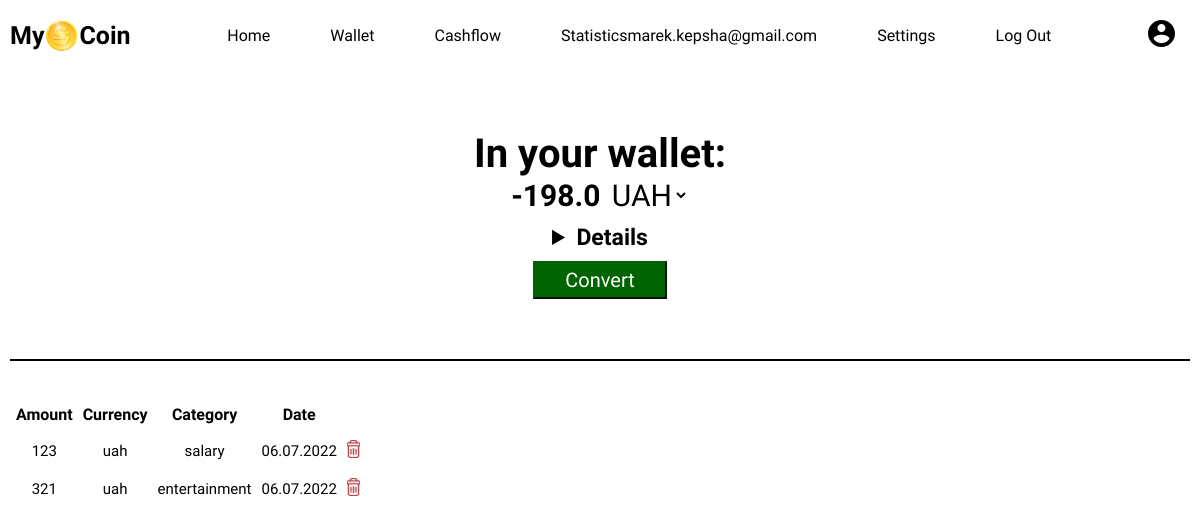
Page /wallet (signed in) on the earlier database version.
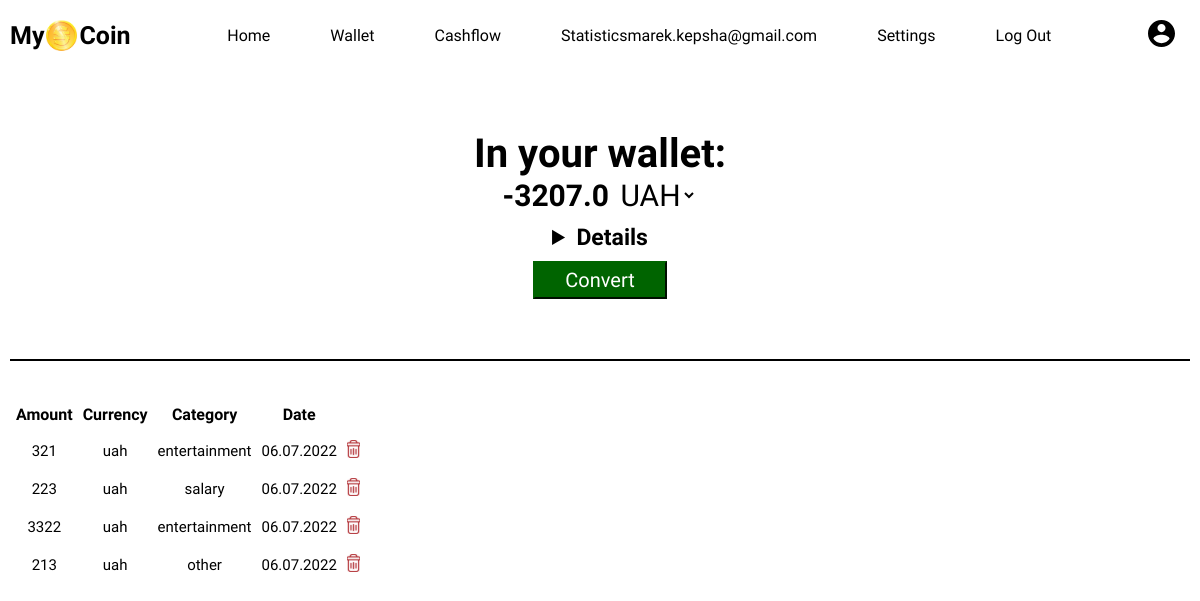
Same page on the later database version.
### tables this page shows
CREATE TABLE users (id INTEGER PRIMARY KEY AUTOINCREMENT NOT NULL,
username TEXT NOT NULL,
hash TEXT NOT NULL, confirmed BOOLEAN);

CREATE TABLE cashflow(    
      id INTEGER PRIMARY KEY AUTOINCREMENT NOT NULL ,
      cashflow_id INTEGER NOT NULL ,     
      type TEXT NOT NULL,
      count INTEGER,
      currency TEXT NOT NULL,
      category TEXT NOT NULL,
      daytime  DATETIME NOT NULL DEFAULT CURRENT_TIMESTAMP ,
      FOREIGN KEY(cashflow_id) REFERENCES users(id)
);

### app.py (the view)
@app.route("/wallet", methods=["GET", "POST"])
@login_required
def wallet():
    if request.method == "POST":
        uah_income = db.execute("SELECT sum(count) FROM cashflow WHERE type = 'income' and cashflow_id = ? and currency = 'uah'", session["user_id"])[0]["sum(count)"]
        usd_income = db.execute("SELECT sum(count) FROM cashflow WHERE type = 'income' and cashflow_id = ? and currency = 'usd'", session["user_id"])[0]["sum(count)"]
        eur_income = db.execute("SELECT sum(count) FROM cashflow WHERE type = 'income' and cashflow_id = ? and currency = 'eur'", session["user_id"])[0]["sum(count)"]
        uah_expence = db.execute("SELECT sum(count) FROM cashflow WHERE type = 'expense' and cashflow_id = ? and currency = 'uah'", session["user_id"])[0]["sum(count)"]
        usd_expence = db.execute("SELECT sum(count) FROM cashflow WHERE type = 'expense' and cashflow_id = ? and currency = 'usd'", session["user_id"])[0]["sum(count)"]
        eur_expence = db.execute("SELECT sum(count) FROM cashflow WHERE type = 'expense' and cashflow_id = ? and currency = 'eur'", session["user_id"])[0]["sum(count)"]
        if uah_income is None:
            uah_income = 0
        if usd_income is None:
            usd_income = 0
        if eur_income is None:
            eur_income = 0
        if uah_expence is None:
            uah_expence = 0
        if usd_expence is None:
            usd_expence = 0
        if eur_expence is None:
            eur_expence = 0
        cash_uah = uah_income - uah_expence
        cash_usd = usd_income - usd_expence
        cash_eur = eur_income - eur_expence
        currency = request.form.get("currency")
        if currency == "UAH":
            usd_to_uah = exchange_rate["usd_to_uah"]
            eur_to_uah = exchange_rate["eur_to_uah"]
            cash_usd_in_uah = int(cash_usd) * usd_to_uah
            cash_usd_in_uah = float(round(cash_usd_in_uah, 2))
            cash_eur_in_uah = int(cash_eur) * eur_to_uah
            cash_eur_in_uah = float(round(cash_eur_in_uah, 2))
            cash_uah = float(round(cash_uah, 2))
            money = cash_usd_in_uah + cash_eur_in_uah + float(cash_uah)
        elif currency == "USD":
            uah_to_usd = exchange_rate["uah_to_usd"]
            eur_to_usd = exchange_rate["eur_to_usd"]
            cash_uah_in_usd = int(cash_uah) * uah_to_usd
            cash_uah_in_usd = float(round(cash_uah_in_usd, 2))
            cash_eur_in_usd = int(cash_eur) * eur_to_usd
            cash_eur_in_usd = float(round(cash_eur_in_usd, 2))
            cash_usd = str(round(cash_usd, 2))
            money = cash_uah_in_usd + cash_eur_in_usd + float(cash_usd)
        else:
            usd_to_eur = exchange_rate["usd_to_eur"]
            uah_to_eur = exchange_rate["uah_to_eur"]
            cash_usd_in_eur = int(cash_usd) * usd_to_eur
            cash_usd_in_eur = float(round(cash_usd_in_eur, 2))
            cash_uah_in_eur = int(cash_uah) * uah_to_eur
            cash_uah_in_eur = float(round(cash_uah_in_eur, 2))
            cash_eur = float(round(cash_eur, 2))
            money = cash_usd_in_eur + cash_uah_in_eur + float(cash_eur)
        my_coin = db.execute("SELECT id,count,currency,category,strftime('%d.%m.%Y',daytime) FROM cashflow WHERE cashflow_id = ?", session["user_id"])
        name = db.execute("SELECT username FROM users WHERE id = ?", session["user_id"])
        try:
            return render_template("wallet.html", my_coin = my_coin,name = name[0]["username"],money = money,cash_uah = cash_uah,cash_usd = cash_usd,cash_eur =cash_eur,uah_income = uah_income,usd_income = usd_income,eur_income= eur_income,uah_expence =uah_expence,usd_expence = usd_expence, eur_expence = eur_expence)
        except TypeError:
            render_template("emptywallet.html",name = name[0]["username"])
    else:
        uah_income = db.execute("SELECT sum(count) FROM cashflow WHERE type = 'income' and cashflow_id = ? and currency = 'uah'", session["user_id"])[0]["sum(count)"]
        usd_income = db.execute("SELECT sum(count) FROM cashflow WHERE type = 'income' and cashflow_id = ? and currency = 'usd'", session["user_id"])[0]["sum(count)"]
        eur_income = db.execute("SELECT sum(count) FROM cashflow WHERE type = 'income' and cashflow_id = ? and currency = 'eur'", session["user_id"])[0]["sum(count)"]
        uah_expence = db.execute("SELECT sum(count) FROM cashflow WHERE type = 'expense' and cashflow_id = ? and currency = 'uah'", session["user_id"])[0]["sum(count)"]
        usd_expence = db.execute("SELECT sum(count) FROM cashflow WHERE type = 'expense' and cashflow_id = ? and currency = 'usd'", session["user_id"])[0]["sum(count)"]
        eur_expence = db.execute("SELECT sum(count) FROM cashflow WHERE type = 'expense' and cashflow_id = ? and currency = 'eur'", session["user_id"])[0]["sum(count)"]
        if uah_income is None:
            uah_income = 0
        if usd_income is None:
            usd_income = 0
        if eur_income is None:
            eur_income = 0
        if uah_expence is None:
            uah_expence = 0
        if usd_expence is None:
            usd_expence = 0
        if eur_expence is None:
            eur_expence = 0
        cash_uah = uah_income - uah_expence
        cash_usd = usd_income - usd_expence
        cash_eur = eur_income - eur_expence
        usd_to_uah = exchange_rate["usd_to_uah"]
        eur_to_uah = exchange_rate["eur_to_uah"]
        cash_usd_in_uah = int(cash_usd) * usd_to_uah
        cash_usd_in_uah = float(round(cash_usd_in_uah, 2))
        cash_eur_in_uah = int(cash_eur) * eur_to_uah
        cash_eur_in_uah = float(round(cash_eur_in_uah, 2))
        cash_uah = float(round(cash_uah, 2))
        money = cash_usd_in_uah + cash_eur_in_uah + float(cash_uah)
        my_coin = db.execute("SELECT id,count,currency,category,strftime('%d.%m.%Y',daytime) FROM cashflow WHERE cashflow_id = ?", session["user_id"])
        name = db.execute("SELECT username FROM users WHERE id = ?", session["user_id"])
        try:
            return render_template("wallet.html", my_coin = my_coin,name = name[0]["username"],money = money)
        except TypeError:
            render_template("emptywallet.html",name = name[0]["username"])

### app.py (called while the page is built)
@app.after_request
def after_request(response):
    response.headers["Cache-Control"] = "no-cache, no-store, must-revalidate"
    response.headers["Expires"] = 0
    response.headers["Pragma"] = "no-cache"
    return response

### helpers.py (called while the page is built)
def login_required(f):
    @wraps(f)
    def decorated_function(*args, **kwargs):
        if session.get("user_id") is None:
            return redirect("/login")
        return f(*args, **kwargs)
    return decorated_function

### templates/wallet.html (shortened to what this page needs)
{% extends "index.html" %}
{% block main %}
    <form class="wallet-page" action="/wallet" method="post">
        <div class="money-in-wallet">
            <label class="in-your-wallet"><span class="in-your-wallet-title">In your wallet:</span><br>{{money}}
                <select name="currency" id="currency">
                    <option id="currency-value" value="UAH">UAH</option>
                    </select>
            </label>
            <div class="wallet-description">
                    <details>
                        <summary class="wallet-details-title">Details</summary>
                    </details>
            </div>
                <button class="wallet-convert-button" type="submit">Convert</button>
        </div>
    </form>
    <form class="wallet-page" action="/wallet" method="get">
        <hr class="wallet-upper-line">
        <table id="tabula" class="table table-dark table-sm" >
            <tr class="wallet-history-title">
                <td>Amount</td>
                <td>Currency</td>
                <td>Category</td>
                <td>Date</td>
                <td></td>
            </tr>
            {% for coin in my_coin %}
                {% if coin["type"] == 'expense' %}
                <tr class="wallet-history-description">
                    <td class="wallet-history">{{coin["count"]}}</td>
                    <td class="wallet-history">{{coin["currency"]}}</td>
                    <td class="wallet-history">{{coin["category"]}}</td>
                    <td class="wallet-history">{{coin["strftime('%d.%m.%Y',daytime)"]}}</td>
                    <td class="wallet-history"><a href="{{ url_for('delete', deleted_id = coin["id"]) }}"</a><img class="trash-icon" src="../static/img/trash-icon.svg" alt="delete button"></button></td>
                </tr>
                {% else %}
                <tr class="wallet-history-description">
                    <td class="wallet-history">{{coin["count"]}}</td>
                    <td class="wallet-history">{{coin["currency"]}}</td>
                    <td class="wallet-history">{{coin["category"]}}</td>
                    <td class="wallet-history">{{coin["strftime('%d.%m.%Y',daytime)"]}}</td>
                    <td class="wallet-history"><a href="{{ url_for('delete', deleted_id = coin["id"]) }}"</a><img class="trash-icon" src="../static/img/trash-icon.svg" alt="delete button"></button></td>
                </tr>
                {% endif %}
            {% endfor %}
    </form>
{% endblock %}

### templates/index.html (shortened to what this page needs)
<!DOCTYPE html>
<html lang="en">
    <head>
        <link href="/static/index.css" rel="stylesheet">
    </head>
    <body>
        <header>
            <a class="company-title" href="/home">My<img class="company-logo" src="../static/img/title-icon.svg" alt="coin">Coin</a>
            <nav class="navbar">
                    {% if session["user_id"] %}
                        <ul class="nav-menu">
                            <li class="nav-item"><a class="nav-link" href="/home">Home</a></li>
                            <li class="nav-item"><a class="nav-link" href="/wallet">Wallet</a></li>
                            <li class="nav-item"><a class="nav-link" href="/cashflow">Cashflow</a></li>
                            <li class="nav-item"><a class="nav-link" href="/statistics">Statistics</a></li>
                        </ul>
                        <ul class="nav-menu">
                            <li class="nav-item"><a class="nav-link">{{name}}</a></li>
                            <li class="nav-item"><a class="nav-link" href="/settings">Settings</a></li>
                            <li class="nav-item"><a class="nav-link" href="/logout">Log Out</a></li>
                        </ul>
                    {% else %}
                        <ul class="nav-menu">
                            <li class="nav-item"><a class="nav-link" href="/register">Register</a></li>
                            <li class="nav-item"><a class="nav-link" href="/login">Log In</a></li>
                        </ul>
                    {% endif %}
            </nav>
            <div class="user-nav">
            <img class="user-icon" src="../static/img/user-icon.svg" alt="user icon">
            </div>
        </header>
        <main class="container-fluid py-5 text-center">
            {% block main %}{% endblock %}
        </main>
    </body>
</html>

### static/index.css (style rules this page uses)
* { padding: 0; margin: 0; box-sizing: border-box; font-family: "Anek Latin", sans-serif; }
body { background-image: url("img/MyCoin-background.jpg"); background-size: cover; max-width: 100%; height: 100%; background-attachment: fixed; padding: 10px; }
header { display: flex; justify-content: space-between; align-items: center; height: 50px; }
header .company-title { display: flex; justify-content: center; align-items: center; font-size: 25px; font-weight: bold; }
header .company-title img { padding: 0 2px 0 2px; }
header li { list-style: none; }
header a { text-decoration: none; color: black; }
header .navbar { display: flex; min-height: 70px; justify-content: center; align-items: center; }
header .user-icon { padding-right: 15px; }
header .nav-menu { display: flex; align-items: center; gap: 60px; }

### static/wallet.css (style rules this page uses)
.money-in-wallet { font-size: 30px; font-weight: bold; display: flex; justify-content: center; align-items: center; flex-direction: column; }
.wallet-page table { font-size: 15px; }
.in-your-wallet { padding: 10px 0 10px 0; text-align: center; }
.in-your-wallet-title { font-size: 40px; }
#currency { background: none; border: none; font-size: 30px; }
#currency-value { background: none; border: none; }
.wallet-page { padding-top: 60px; }
.wallet-history { font-family: "Klee One"; }
.wallet-history-title, .wallet-history-description { text-align: center; }
.wallet-history-title { font-size: medium; font-weight: bold; }
td { padding: 7px 4px 7px 4px; }
.wallet-upper-line { margin-bottom: 35px; width: 100%; height: 1.5px; display: flex; justify-content: center; background-color: black; border: black; }
.wallet-convert-button { background-color: darkgreen; color: white; border-color: darkgreen; padding: 5px 30px; font-size: 20px; margin-top: 10px; }
.wallet-description { cursor: pointer; text-align: center; }
.wallet-details-title { font-size: 23px; }
.wallet-page select { position: relative; }

Differences in the rows shown:
removed cashflow: count "123", currency "uah", category "salary", coin "06.07.2022"
added cashflow: count "223", currency "uah", category "salary", coin "06.07.2022"
added cashflow: count "3322", currency "uah", category "entertainment", coin "06.07.2022"
added cashflow: count "213", currency "uah", category "other", coin "06.07.2022"
Other differences:
{{ money }}: "-198.0" → "-3207.0"
